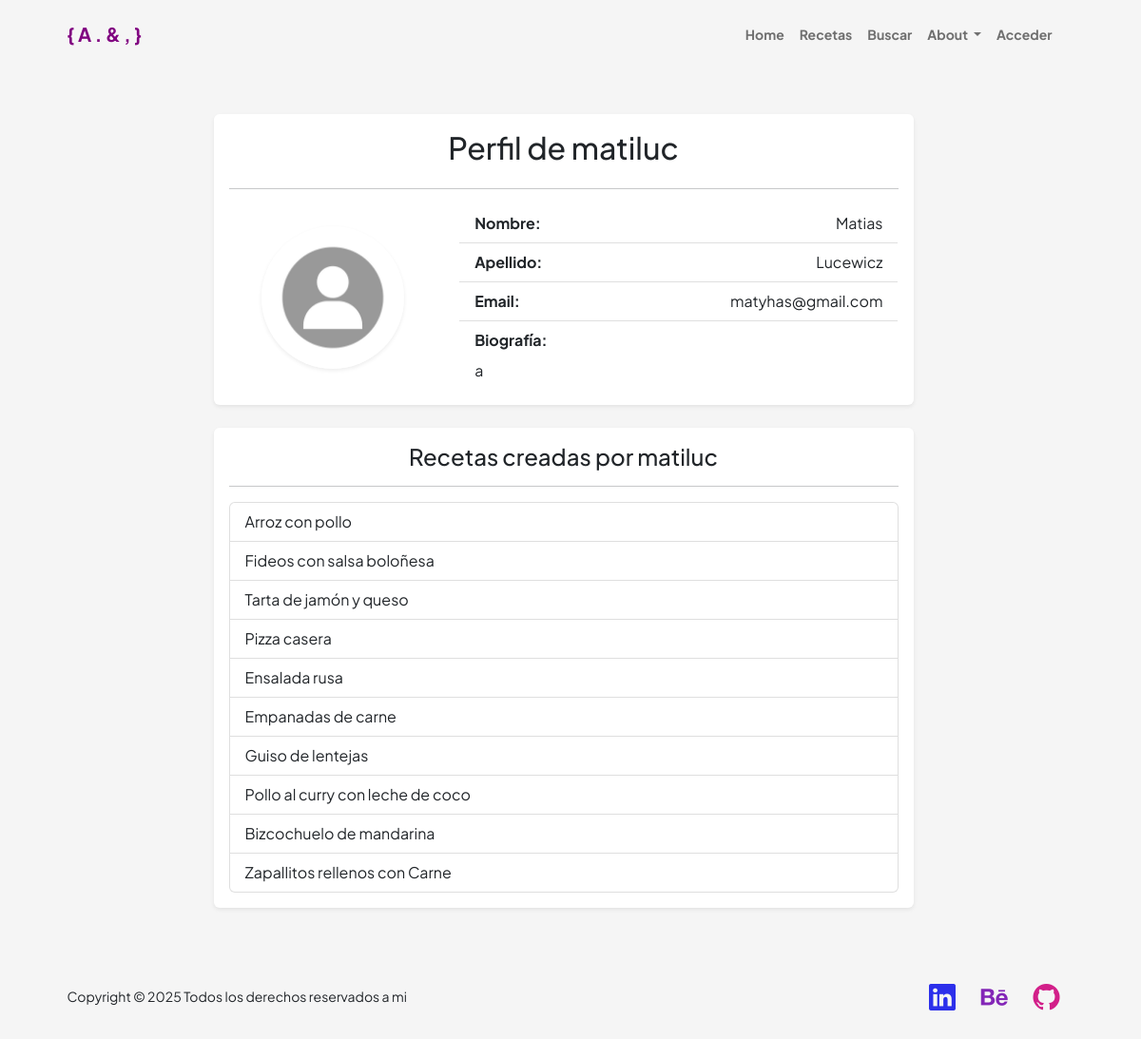
The page /perfil/matiluc/ on the database its author committed.
### portfolio/models.py (models this page shows, shortened)
class Perfil(models.Model):
    user = models.OneToOneField(User, on_delete=models.CASCADE)
    avatar = models.ImageField(upload_to='avatars/', null=True, blank=True, default='portfolio/img/default-avatar.jpg')
    biografia = models.TextField(blank=True)
    def get_avatar_url(self):
        if self.avatar and os.path.isfile(self.avatar.path):
            return self.avatar.url
        return static('portfolio/img/default-avatar.jpg')

class Receta(models.Model):
    titulo = models.CharField(max_length=100)
    foto = models.ImageField(upload_to='recetas/', null=True, blank=True)
    categorias = models.JSONField(default=list, blank=True, null=True)
    receta = RichTextField(blank=False)
    fecha = models.DateField(default=timezone.now)  # <-- FECHA
    autor = models.ForeignKey(User, on_delete=models.CASCADE)  # <-- AUTOR

### portfolio/views.py (the view)
# urls.py: path('perfil/<str:username>/', views.perfil_publico, name='perfil_publico'), # PARA VER PERFIL PÚBLICO
def perfil_publico(request, username):
    user = get_object_or_404(User, username=username)
    recetas = Receta.objects.filter(autor=user).order_by('-fecha')
    try:
        perfil = user.perfil
    except Perfil.DoesNotExist:
        perfil = None
    return render(request, 'portfolio/usuario/perfil_publico.html', {
        'user': user,
        'recetas': recetas,
        'perfil': perfil,
    })

### portfolio/templates/portfolio/usuario/perfil_publico.html (shortened to what this page needs)
{% extends 'portfolio/padre.html' %}
{% load static %}
{% block contenido %}
<div class="container py-5">
    <div class="row justify-content-center">
        <div class="col-12 col-md-8">
            <div class="card shadow-sm border-0 rounded-lg">
                <div class="card-body">
                    <h2 class="card-title text-center mb-4">Perfil de {{ user.username }}</h2>
                    <hr>
                    <div class="row align-items-center">
                        <div class="col-12 col-md-4 text-center mb-4 mb-md-0">
                            <img id="avatar_preview"
                                src="{{ user.perfil.get_avatar_url }}"
                                alt="Avatar"
                                class="rounded-circle img-fluid shadow-sm"
                                style="width: 150px; height: 150px; object-fit: cover;">
                        </div>
                        <div class="col-12 col-md-8">
                            <ul class="list-group list-group-flush">
                                <li class="list-group-item d-flex justify-content-between align-items-center">
                                    <strong>Nombre:</strong>
                                    <span>{{ user.first_name|default:"-" }}</span>
                                </li>
                                <li class="list-group-item d-flex justify-content-between align-items-center">
                                    <strong>Apellido:</strong>
                                    <span>{{ user.last_name|default:"-" }}</span>
                                </li>
                                <li class="list-group-item d-flex justify-content-between align-items-center">
                                    <strong>Email:</strong>
                                    <span>{{ user.email|default:"-" }}</span>
                                </li>
                                <li class="list-group-item">
                                    <strong>Biografía:</strong>
                                    <p class="mt-2 mb-0">{{ user.perfil.biografia|default:"No hay biografía." }}</p>
                                </li>
                            </ul>
                        </div>
                    </div>
                </div>
            </div>
            <div class="card shadow-sm border-0 rounded-lg mt-4">
                <div class="card-body">
                    <h4 class="card-title text-center mb-3">Recetas creadas por {{ user.username }}</h4>
                    <hr>
                    {% if recetas %}
                        <div class="list-group">
                            {% for receta in recetas %}
                                <a href="{% url 'detalle_receta' receta.pk %}" class="list-group-item list-group-item-action">
                                    {{ receta.titulo }}
                                </a>
                            {% endfor %}
                        </div>
                    {% else %}
                        <p class="text-center text-muted">No hay recetas creadas por este usuario.</p>
                    {% endif %}
                </div>
            </div>
        </div>
    </div>
</div>
{% endblock %}

### rows shown on the page
Receta: titulo "Arroz con pollo"
Receta: titulo "Fideos con salsa boloñesa"
Receta: titulo "Tarta de jamón y queso"
Receta: titulo "Pizza casera"
Receta: titulo "Ensalada rusa"
Receta: titulo "Empanadas de carne"
Receta: titulo "Guiso de lentejas"
Receta: titulo "Pollo al curry con leche de coco"
Receta: titulo "Bizcochuelo de mandarina"
Receta: titulo "Zapallitos rellenos con Carne"

### other values the page prints
{{ user.username }} "matiluc"
{{ user.first_name|default:"-" }} "Matias"
{{ user.last_name|default:"-" }} "Lucewicz"
{{ user.email|default:"-" }} "matyhas@gmail.com"
{{ user.perfil.biografia|default:"No hay biografía." }} "a"
